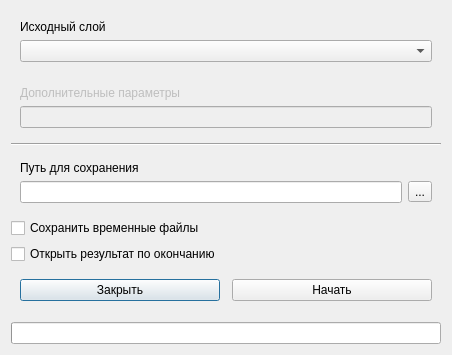
<?xml version="1.0" encoding="UTF-8"?>
<ui version="4.0">
 <class>RoadVectDialogBase</class>
 <widget class="QDialog" name="RoadVectDialogBase">
  <property name="geometry">
   <rect>
    <x>0</x>
    <y>0</y>
    <width>444</width>
    <height>286</height>
   </rect>
  </property>
  <property name="windowTitle">
   <string>Road Vectorisation</string>
  </property>
  <layout class="QVBoxLayout" name="verticalLayout_2">
   <item>
    <layout class="QVBoxLayout" name="verticalLayout">
     <property name="spacing">
      <number>6</number>
     </property>
     <item>
      <widget class="QFrame" name="verticalFrame_2">
       <property name="maximumSize">
        <size>
         <width>16777215</width>
         <height>60</height>
        </size>
       </property>
       <layout class="QVBoxLayout" name="verticalLayout_3">
        <item>
         <widget class="QLabel" name="label_3">
          <property name="text">
           <string>Исходный слой</string>
          </property>
         </widget>
        </item>
        <item>
         <widget class="QComboBox" name="comboBoxLayer"/>
        </item>
       </layout>
      </widget>
     </item>
     <item>
      <widget class="QFrame" name="verticalFrame_3">
       <property name="enabled">
        <bool>false</bool>
       </property>
       <property name="maximumSize">
        <size>
         <width>16777215</width>
         <height>60</height>
        </size>
       </property>
       <layout class="QVBoxLayout" name="verticalLayout_4">
        <item>
         <widget class="QLabel" name="label_4">
          <property name="text">
           <string>Дополнительные параметры</string>
          </property>
         </widget>
        </item>
        <item>
         <widget class="QLineEdit" name="lineEditParams"/>
        </item>
       </layout>
      </widget>
     </item>
     <item>
      <widget class="Line" name="line_2">
       <property name="orientation">
        <enum>Qt::Horizontal</enum>
       </property>
      </widget>
     </item>
     <item>
      <widget class="QFrame" name="verticalFrame_4">
       <property name="maximumSize">
        <size>
         <width>16777215</width>
         <height>60</height>
        </size>
       </property>
       <layout class="QVBoxLayout" name="verticalLayout_6">
        <item>
         <widget class="QLabel" name="label_2">
          <property name="text">
           <string>Путь для сохранения</string>
          </property>
         </widget>
        </item>
        <item>
         <layout class="QHBoxLayout" name="horizontalLayout">
          <item>
           <widget class="QLineEdit" name="lineEditSave"/>
          </item>
          <item>
           <widget class="QToolButton" name="toolButton">
            <property name="text">
             <string>...</string>
            </property>
           </widget>
          </item>
         </layout>
        </item>
       </layout>
      </widget>
     </item>
     <item>
      <widget class="QCheckBox" name="checkBoxSaveTemp">
       <property name="text">
        <string>Сохранить временные файлы</string>
       </property>
      </widget>
     </item>
     <item>
      <widget class="QCheckBox" name="checkBoxOpen">
       <property name="text">
        <string>Открыть результат по окончанию</string>
       </property>
      </widget>
     </item>
     <item>
      <widget class="QFrame" name="horizontalFrame_2">
       <property name="maximumSize">
        <size>
         <width>16777215</width>
         <height>40</height>
        </size>
       </property>
       <layout class="QHBoxLayout" name="horizontalLayout_2">
        <item>
         <widget class="QPushButton" name="pushButtonClose">
          <property name="minimumSize">
           <size>
            <width>200</width>
            <height>0</height>
           </size>
          </property>
          <property name="maximumSize">
           <size>
            <width>200</width>
            <height>16777215</height>
           </size>
          </property>
          <property name="text">
           <string>Закрыть</string>
          </property>
         </widget>
        </item>
        <item>
         <widget class="QWidget" name="widget" native="true"/>
        </item>
        <item>
         <widget class="QPushButton" name="pushButtonStart">
          <property name="minimumSize">
           <size>
            <width>200</width>
            <height>0</height>
           </size>
          </property>
          <property name="maximumSize">
           <size>
            <width>200</width>
            <height>16777215</height>
           </size>
          </property>
          <property name="text">
           <string>Начать</string>
          </property>
         </widget>
        </item>
       </layout>
      </widget>
     </item>
     <item>
      <widget class="QWidget" name="widget" native="true"/>
     </item>
    </layout>
   </item>
   <item>
    <widget class="QProgressBar" name="progressBar">
     <property name="enabled">
      <bool>true</bool>
     </property>
     <property name="value">
      <number>0</number>
     </property>
     <property name="textVisible">
      <bool>false</bool>
     </property>
    </widget>
   </item>
  </layout>
 </widget>
 <resources/>
 <connections/>
</ui>
